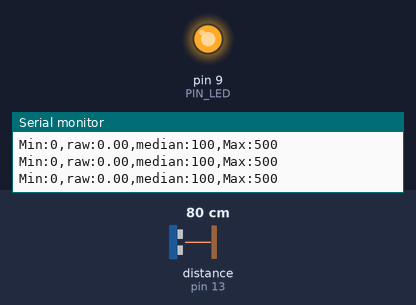
Recording of a sketch running on a simulated Arduino Uno, built with avr-gcc and run on an emulated ATmega328P. Parts: output pins drawn as LEDs (lit = HIGH), the last lines printed to the serial monitor. Wiring (inferred from the names in the program): ultrasonic range finder: trigger pin 12; echo pin 13. Inputs (shaded band) come from the test bench; at power-on: distance to the obstacle (sensor on pin 13) 80 cm. The echo pulse lasts 58.3 µs per cm; pins used as bus, display or sensor lines are not drawn.

Above: at 1.2 s.
1.3 s: distance to the obstacle (sensor on pin 13) set to 34 cm
2.8 s: distance to the obstacle (sensor on pin 13) set to 27 cm
At 3.7 s:
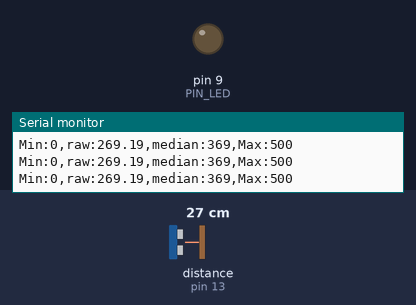
4.3 s: distance to the obstacle (sensor on pin 13) set to 12 cm
5.8 s: distance to the obstacle (sensor on pin 13) set to 9 cm
At 7.0 s:
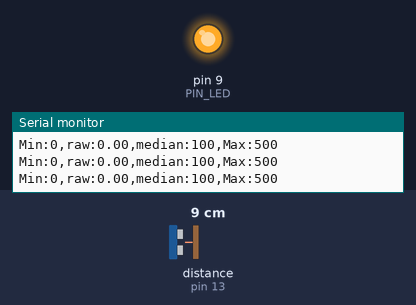
7.3 s: distance to the obstacle (sensor on pin 13) set to 18 cm
At 8.3 s:
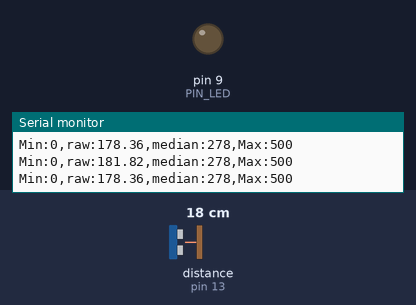
Timing chart, 0 to 9.8 s (numbered marks = the images above; inputs shaded):
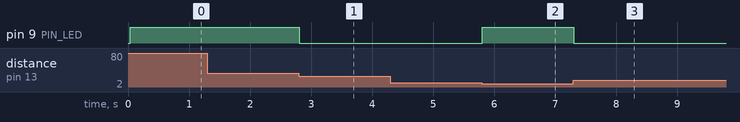

The sketch:

09C1.ino
```cpp
// Arduino pin assignment
#define PIN_LED 9
#define PIN_TRIG 12
#define PIN_ECHO 13

// configurable parameters
#define SND_VEL 346.0 // sound velocity at 24 celsius degree (unit: m/s)
#define INTERVAL 25 // sampling interval (unit: ms)
#define _DIST_MIN 100 // minimum distance to be measured (unit: mm)
#define _DIST_MAX 300 // maximum distance to be measured (unit: mm)
#define RES_LEN 30

// global variables
float timeout; // unit: us
float dist_min, dist_max, dist_raw, median; // unit: mm
unsigned long last_sampling_time; // unit: ms
float scale; // used for pulse duration to distance conversion
float results[RES_LEN] = {0,};

void save_data(int data) {
  for (int i = 0; i < RES_LEN - 1; i++) {
    results[i] = results[i + 1];
  }
  results[RES_LEN - 1] = data;
}

float get_middle(float sort_array[]) {
  float new_array[RES_LEN];
  for (int i = 0; i < RES_LEN; i++) {
    new_array[i] = sort_array[i];
  }
  int temp;
  for (int i = 0; i < RES_LEN; i++) {
    for (int j = 0; j < RES_LEN - 1; j++) {
      if (new_array[j] > new_array[j + 1]) {
        temp = new_array[j];
        new_array[j] = new_array[j + 1];
        new_array[j + 1] = temp;
      }
    }
  }
  return new_array[RES_LEN / 2];
}

void setup() {
  // initialize GPIO pins
  pinMode(PIN_LED, OUTPUT);
  pinMode(PIN_TRIG, OUTPUT);
  digitalWrite(PIN_TRIG, LOW);
  pinMode(PIN_ECHO, INPUT);

  // initialize USS related variables
  dist_min = _DIST_MIN;
  dist_max = _DIST_MAX;
  timeout = (INTERVAL / 2) * 1000.0; // precalculate pulseIn() timeout value. (unit: us)
  dist_raw = 0.0; // raw distance output from USS (unit: mm)
  scale = 0.001 * 0.5 * SND_VEL;

  // initialize serial port
  Serial.begin(57600);

  // initialize last sampling time
  last_sampling_time = 0;
}

void loop() {
  // wait until next sampling time.
  // millis() returns the number of milliseconds since the program started. Will overflow after 50 days.
  if (millis() < last_sampling_time + INTERVAL) return;

  // get a distance reading from the USS
  dist_raw = USS_measure(PIN_TRIG, PIN_ECHO);
  save_data(dist_raw);
  median = get_middle(results);

  // output the read value to the serial port
  Serial.print("Min:0,");
  Serial.print("raw:");
  Serial.print(dist_raw);
  Serial.print(",");
  Serial.print("median:");
  //Serial.print(median);
  Serial.print(map(median, 0, 400, 100, 500));
  Serial.print(",");
  Serial.println("Max:500");

  // turn on the LED if the distance is between dist_min and dist_max
  if (dist_raw < dist_min || dist_raw > dist_max) {
    analogWrite(PIN_LED, 255);
  }
  else {
    analogWrite(PIN_LED, 0);
  }

  // update last sampling time
  last_sampling_time += INTERVAL;
}

// get a distance reading from USS. return value is in millimeter.
float USS_measure(int TRIG, int ECHO)
{
  float reading;
  digitalWrite(TRIG, HIGH);
  delayMicroseconds(10);
  digitalWrite(TRIG, LOW);
  reading = pulseIn(ECHO, HIGH, timeout) * scale; // unit: mm
  if (reading < dist_min || reading > dist_max) reading = 0.0; // return 0 when out of range.
  return reading;
}
```

Measured:
- the behaviour switches between 31 and 30 cm on distance to the obstacle (sensor on pin 13) (found by bisection; images 0 and 1)
- the behaviour switches between 11 and 10 cm on distance to the obstacle (sensor on pin 13) (found by bisection; images 1 and 2)
- after the input at 2.8 s, pin 9 (PIN_LED): HIGH → LOW at once
- after the input at 5.8 s, pin 9 (PIN_LED): LOW → HIGH at once
- after the input at 7.3 s, pin 9 (PIN_LED): HIGH → LOW at once
